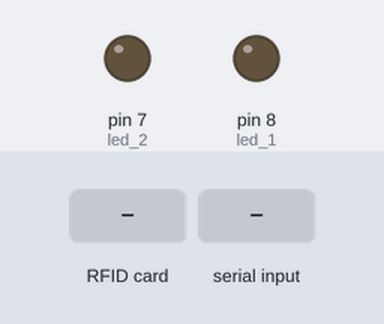
A sketch run on a simulated Arduino Uno, built with avr-gcc and run on an emulated ATmega328P. On the bench: output pins drawn as LEDs (lit = HIGH). Inputs (shaded band) come from the test bench. Pins used as bus, display or sensor lines are not drawn; what the sketch prints to the serial monitor is not drawn.

Above: at 1.2 s.
1.3 s: RFID card 5E 7A 19 C4 held to the reader
At 2.2 s:
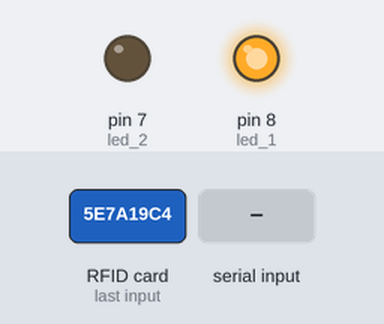
2.8 s: "1" received over Serial
At 3.4 s:
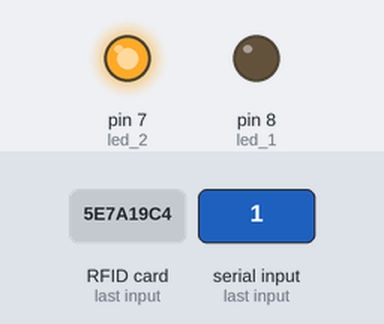
4.3 s: RFID card 5E 7A 19 C4 held to the reader
At 4.8 s:
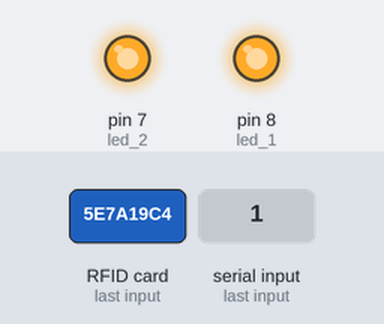
5.8 s: RFID card DC 34 79 22 held to the reader
At 6.2 s:
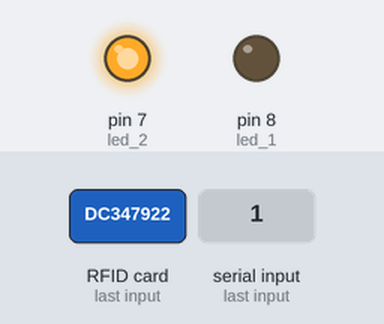
7.3 s: "5" received over Serial
At 7.8 s:
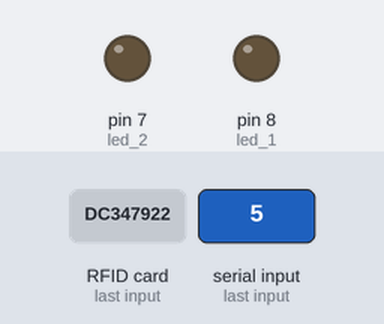
Timing chart, 0 to 9.8 s (numbered marks = the images above; inputs shaded):
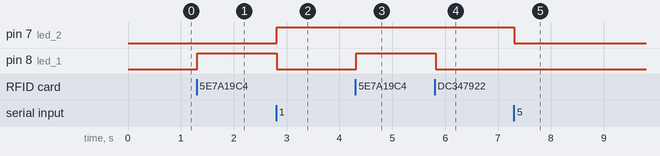

Measured:
- after the input at 1.3 s, pin 8 (led_1): LOW → HIGH at once
- after the input at 2.8 s, pin 7 (led_2): LOW → HIGH at once; pin 8 (led_1): HIGH → LOW at once
- after the input at 4.3 s, pin 8 (led_1): LOW → HIGH at once
- after the input at 5.8 s, pin 8 (led_1): HIGH → LOW at once
- after the input at 7.3 s, pin 7 (led_2): HIGH → LOW at once

The sketch:

sketch_apr20a.ino
```cpp
#include <SPI.h>
#include <MFRC522.h>

#define RST_PIN         9          // Configurable, see typical pin layout above
#define SS_PIN          10         // Configurable, see typical pin layout above

MFRC522 mfrc522(SS_PIN, RST_PIN);
int led_1=8;
int led_2=7;
char data;
void setup() {
 pinMode(led_1,OUTPUT);
 digitalWrite(led_1,LOW);
 pinMode(led_2,OUTPUT);
 digitalWrite(led_2,LOW);
 SPI.begin();
 mfrc522.PCD_Init();
 Serial.begin(9600);

}

void loop() {

  data=Serial.read();
  if(data=='1')
    {digitalWrite(led_1,LOW);
    digitalWrite(led_2,HIGH);

    }

    if(data=='5')
    {digitalWrite(led_1,LOW);
    digitalWrite(led_2,LOW);
    }
  if( ! mfrc522.PICC_IsNewCardPresent())
  {return;
  }
   if( ! mfrc522.PICC_ReadCardSerial())
  {return;
  }
  String UID = "";
  for(byte i = 0;i <mfrc522.uid.size; i++)
  {UID.concat(String(mfrc522.uid.uidByte[i] <0x10 ? "0" :" "));
  UID.concat(String(mfrc522.uid.uidByte[i],HEX));
  }
  UID.toUpperCase();
  if(UID.substring(1) == "DC 34 79 22")
  {
          Serial.write('0');
         digitalWrite(led_1,LOW);
  }

 else
  {Serial.write('2');
  digitalWrite(led_1,HIGH);
  }


}
```
